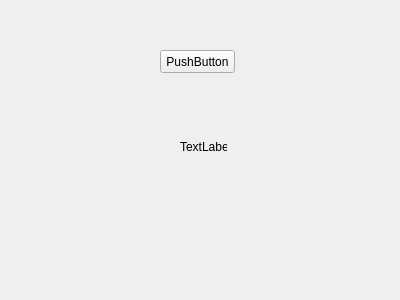
<?xml version="1.0" encoding="UTF-8"?>
<ui version="4.0">
 <class>Form</class>
 <widget class="QWidget" name="Form">
  <property name="geometry">
   <rect>
    <x>0</x>
    <y>0</y>
    <width>400</width>
    <height>300</height>
   </rect>
  </property>
  <property name="windowTitle">
   <string>Form</string>
  </property>
  <widget class="QPushButton" name="pushButton">
   <property name="geometry">
    <rect>
     <x>160</x>
     <y>50</y>
     <width>75</width>
     <height>23</height>
    </rect>
   </property>
   <property name="text">
    <string>PushButton</string>
   </property>
  </widget>
  <widget class="QLabel" name="label">
   <property name="geometry">
    <rect>
     <x>180</x>
     <y>140</y>
     <width>47</width>
     <height>14</height>
    </rect>
   </property>
   <property name="text">
    <string>TextLabel</string>
   </property>
  </widget>
 </widget>
 <resources/>
 <connections/>
</ui>
